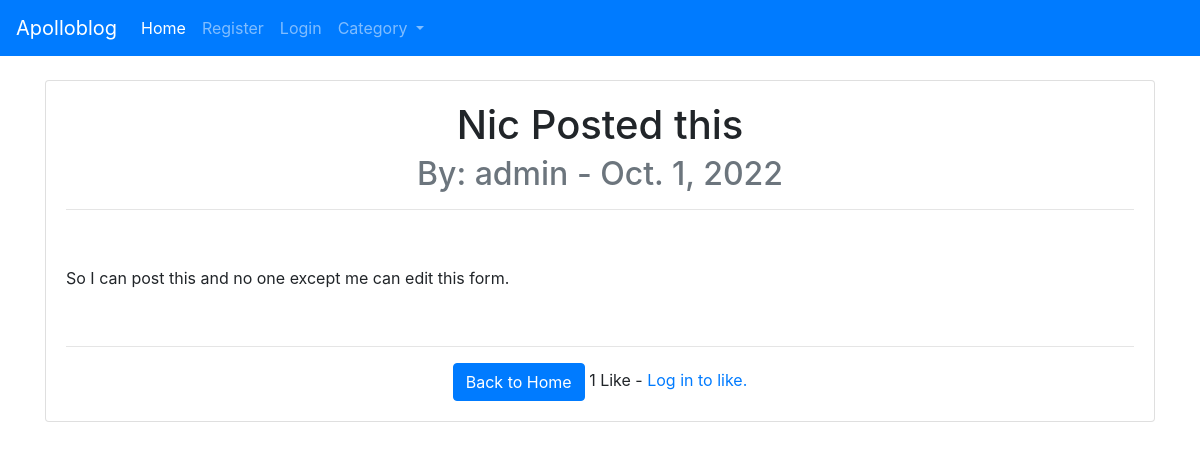
Page /article/21 on the committed database.
### blogroot/models.py (models this page shows, shortened)
class Post(models.Model):
	title = models.CharField(max_length=255) #max char length
	title_tag = models.CharField(max_length=255)
	author = models.ForeignKey(User, null=True, on_delete=models.CASCADE)
	body = models.TextField() #input field for text
	name = "Apollo Blog"
	post_date = models.DateField(auto_now_add = True)
	category = models.CharField(max_length=255, default='development')
	likes = models.ManyToManyField(User, related_name='blog_posts')
	def total_likes(self):
		return self.likes.count()

### blogroot/views.py (the view)
# urls.py: path('article/<int:pk>', ArticleDetailView.as_view(), name='article_detail'),
class ArticleDetailView(DetailView):
	model = Post
	template_name = 'article_detail.html'
	def get_context_data(self, *args, **kwargs):
		cat_menu = Category.objects.all()
		context = super(ArticleDetailView, self).get_context_data(*args, **kwargs)
		post_by_id = get_object_or_404(Post, id=self.kwargs['pk'])#Looks up article detail by id
		total_likes = post_by_id.total_likes()
		liked = False
		if post_by_id.likes.filter(id=self.request.user.id).exists():
			liked = True
		context["cat_menu"] = cat_menu
		context["total_likes"] = total_likes #how many likes to display on article_detail
		context["liked"] = liked
		return context

### blogroot/models.py (called while the page is built)
	def __str__(self):
		return self.name

### blogroot/templates/article_detail.html (shortened to what this page needs)
{% extends 'base.html' %}
{% block content %}
{% if user.is_authenticated %}
<div class="card" align=center>
<div class="card-body" align=center>
<h1 class="card-title"align=center>{{ post.title }}</h1>
<h2 class="card-subtitle mb-2 text-muted" align=center >By: {{ post.author.username }} -
{{post.post_date}} - <a href="{% url 'category' post.category|slugify %}"> {{ post.category }} </a></h2>
{% if user.id == post.author.id%}
<small><a href="{% url 'update_post' post.pk %}" class="btn btn-secondary btn-sm">Edit</a>
<a href="{% url 'delete_post' post.pk %}" class="btn btn-danger btn-sm">Delete</a></small></h4>
{% endif %}
<hr>
<br/>
<p class="card-text" align=center> {{ post.body|safe }}</p>
<br />
<hr>
<form action="{% url 'like_post' post.pk %}" method="POST">
	{% csrf_token %}
	{% if liked %}
	<button type="submit", name="post_id", value="{{ post.id }}", class="btn btn-danger">Unlike</button>
	{% else %}
	<button type="submit", name="post_id", value="{{ post.id }}", class="btn btn-secondary">Like</button>
	{% endif %}
	 {{ total_likes }} Likes
	}
	}
<a href="{% url 'home' %}" class="btn btn-primary"> Back to Home </a>
{% else %}
<div class="card" align= center>
<div class="card-body" align= center>
<h1 class="card-title"align= center>{{ post.title }}</h1>
<h2 class="card-subtitle mb-2 text-muted" align= center>By: {{ post.author.username }} -
{{post.post_date}}</h2>
<hr>
<br/>
<p class="card-text"> {{ post.body|safe }}</p>
<br />
<hr>
<a href="{% url 'home' %}" class="btn btn-primary"> Back to Home </a> {{ total_likes }} Like - <a href ="{% url 'login' %}"> Log in to like.</a>
{% endif %}
{% endblock %}

### rows in the picture
Post: title "Nic Posted this", author.username "admin", post_date "Oct. 1, 2022", body "So I can post this and no one except me can edit this form."

### other values in the picture
{{ total_likes }} "1"
